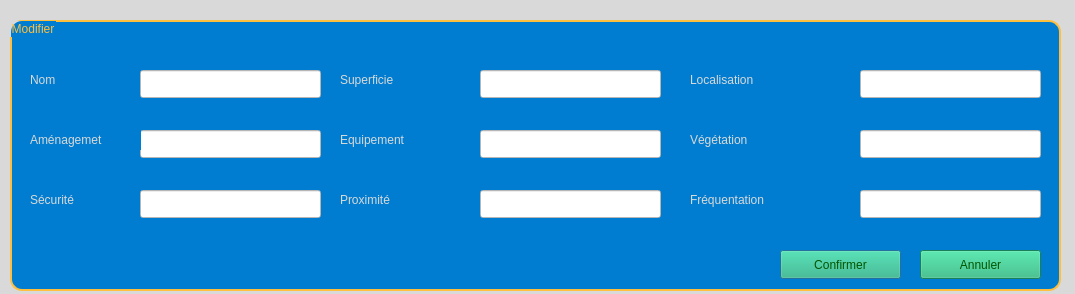
<?xml version="1.0" encoding="UTF-8"?>
<ui version="4.0">
 <class>espace_modifier</class>
 <widget class="QDialog" name="espace_modifier">
  <property name="geometry">
   <rect>
    <x>0</x>
    <y>0</y>
    <width>1075</width>
    <height>294</height>
   </rect>
  </property>
  <property name="windowTitle">
   <string>Dialog</string>
  </property>
  <property name="styleSheet">
   <string notr="true">background-color: rgb(217, 217, 217);</string>
  </property>
  <widget class="QGroupBox" name="groupBox_3">
   <property name="geometry">
    <rect>
     <x>10</x>
     <y>20</y>
     <width>1051</width>
     <height>271</height>
    </rect>
   </property>
   <property name="styleSheet">
    <string notr="true">QGroupBox
{
background-color: rgb(0, 125, 209);
color:  rgb(255, 191, 62);
font: 900 12pt &quot;Franklin Gothic&quot;;
border: 2px solid ;
border-radius: 12px; 
padding: 5px;
border-color: rgb(255, 191, 62);
}</string>
   </property>
   <property name="title">
    <string>Modifier</string>
   </property>
   <widget class="QPushButton" name="modifier">
    <property name="geometry">
     <rect>
      <x>770</x>
      <y>230</y>
      <width>121</width>
      <height>29</height>
     </rect>
    </property>
    <property name="styleSheet">
     <string notr="true">background-color: rgb(36, 179, 122);
font: 900 12pt &quot;Franklin Gothic&quot;;
color: rgb(0, 85, 0);</string>
    </property>
    <property name="text">
     <string>Confirmer</string>
    </property>
   </widget>
   <widget class="QLabel" name="label_8">
    <property name="geometry">
     <rect>
      <x>20</x>
      <y>50</y>
      <width>111</width>
      <height>20</height>
     </rect>
    </property>
    <property name="styleSheet">
     <string notr="true">color: rgb(217, 217, 217);
background-color: rgb(0, 125, 209);
font: 900 12pt &quot;Franklin Gothic&quot;;</string>
    </property>
    <property name="text">
     <string>Nom</string>
    </property>
   </widget>
   <widget class="QLineEdit" name="nom">
    <property name="geometry">
     <rect>
      <x>130</x>
      <y>50</y>
      <width>181</width>
      <height>28</height>
     </rect>
    </property>
    <property name="styleSheet">
     <string notr="true">background-color: rgb(255, 255, 255);
font: 900 9pt &quot;Franklin Gothic&quot;;
color: rgb(0, 0, 0);</string>
    </property>
   </widget>
   <widget class="QPushButton" name="annuler">
    <property name="geometry">
     <rect>
      <x>910</x>
      <y>230</y>
      <width>121</width>
      <height>29</height>
     </rect>
    </property>
    <property name="styleSheet">
     <string notr="true">background-color: rgb(36, 179, 122);
font: 900 12pt &quot;Franklin Gothic&quot;;
color: rgb(0, 85, 0);</string>
    </property>
    <property name="text">
     <string>Annuler</string>
    </property>
   </widget>
   <widget class="QLabel" name="label_9">
    <property name="geometry">
     <rect>
      <x>330</x>
      <y>50</y>
      <width>141</width>
      <height>20</height>
     </rect>
    </property>
    <property name="styleSheet">
     <string notr="true">color: rgb(217, 217, 217);
background-color: rgb(0, 125, 209);
font: 900 12pt &quot;Franklin Gothic&quot;;</string>
    </property>
    <property name="text">
     <string>Superficie</string>
    </property>
   </widget>
   <widget class="QLineEdit" name="sup">
    <property name="geometry">
     <rect>
      <x>470</x>
      <y>50</y>
      <width>181</width>
      <height>28</height>
     </rect>
    </property>
    <property name="styleSheet">
     <string notr="true">background-color: rgb(255, 255, 255);
font: 900 9pt &quot;Franklin Gothic&quot;;
color: rgb(0, 0, 0);</string>
    </property>
   </widget>
   <widget class="QLabel" name="label_10">
    <property name="geometry">
     <rect>
      <x>680</x>
      <y>50</y>
      <width>161</width>
      <height>20</height>
     </rect>
    </property>
    <property name="styleSheet">
     <string notr="true">color: rgb(217, 217, 217);
background-color: rgb(0, 125, 209);
font: 900 12pt &quot;Franklin Gothic&quot;;</string>
    </property>
    <property name="text">
     <string>Localisation</string>
    </property>
   </widget>
   <widget class="QLineEdit" name="local">
    <property name="geometry">
     <rect>
      <x>850</x>
      <y>50</y>
      <width>181</width>
      <height>28</height>
     </rect>
    </property>
    <property name="styleSheet">
     <string notr="true">background-color: rgb(255, 255, 255);
font: 900 9pt &quot;Franklin Gothic&quot;;
color: rgb(0, 0, 0);</string>
    </property>
   </widget>
   <widget class="QLineEdit" name="amen">
    <property name="geometry">
     <rect>
      <x>130</x>
      <y>110</y>
      <width>181</width>
      <height>28</height>
     </rect>
    </property>
    <property name="styleSheet">
     <string notr="true">background-color: rgb(255, 255, 255);
font: 900 9pt &quot;Franklin Gothic&quot;;
color: rgb(0, 0, 0);</string>
    </property>
   </widget>
   <widget class="QLabel" name="label_11">
    <property name="geometry">
     <rect>
      <x>20</x>
      <y>110</y>
      <width>111</width>
      <height>20</height>
     </rect>
    </property>
    <property name="styleSheet">
     <string notr="true">color: rgb(217, 217, 217);
background-color: rgb(0, 125, 209);
font: 900 12pt &quot;Franklin Gothic&quot;;</string>
    </property>
    <property name="text">
     <string>Aménagemet</string>
    </property>
   </widget>
   <widget class="QLabel" name="label_12">
    <property name="geometry">
     <rect>
      <x>330</x>
      <y>110</y>
      <width>111</width>
      <height>20</height>
     </rect>
    </property>
    <property name="styleSheet">
     <string notr="true">color: rgb(217, 217, 217);
background-color: rgb(0, 125, 209);
font: 900 12pt &quot;Franklin Gothic&quot;;</string>
    </property>
    <property name="text">
     <string>Equipement</string>
    </property>
   </widget>
   <widget class="QLabel" name="label_13">
    <property name="geometry">
     <rect>
      <x>680</x>
      <y>110</y>
      <width>121</width>
      <height>20</height>
     </rect>
    </property>
    <property name="styleSheet">
     <string notr="true">color: rgb(217, 217, 217);
background-color: rgb(0, 125, 209);
font: 900 12pt &quot;Franklin Gothic&quot;;</string>
    </property>
    <property name="text">
     <string>Végétation</string>
    </property>
   </widget>
   <widget class="QLabel" name="label_14">
    <property name="geometry">
     <rect>
      <x>20</x>
      <y>170</y>
      <width>111</width>
      <height>20</height>
     </rect>
    </property>
    <property name="styleSheet">
     <string notr="true">color: rgb(217, 217, 217);
background-color: rgb(0, 125, 209);
font: 900 12pt &quot;Franklin Gothic&quot;;</string>
    </property>
    <property name="text">
     <string>Sécurité</string>
    </property>
   </widget>
   <widget class="QLabel" name="label_15">
    <property name="geometry">
     <rect>
      <x>330</x>
      <y>170</y>
      <width>111</width>
      <height>20</height>
     </rect>
    </property>
    <property name="styleSheet">
     <string notr="true">color: rgb(217, 217, 217);
background-color: rgb(0, 125, 209);
font: 900 12pt &quot;Franklin Gothic&quot;;</string>
    </property>
    <property name="text">
     <string>Proximité</string>
    </property>
   </widget>
   <widget class="QLineEdit" name="veg">
    <property name="geometry">
     <rect>
      <x>850</x>
      <y>110</y>
      <width>181</width>
      <height>28</height>
     </rect>
    </property>
    <property name="styleSheet">
     <string notr="true">background-color: rgb(255, 255, 255);
font: 900 9pt &quot;Franklin Gothic&quot;;
color: rgb(0, 0, 0);</string>
    </property>
   </widget>
   <widget class="QLineEdit" name="prox">
    <property name="geometry">
     <rect>
      <x>470</x>
      <y>170</y>
      <width>181</width>
      <height>28</height>
     </rect>
    </property>
    <property name="styleSheet">
     <string notr="true">background-color: rgb(255, 255, 255);
font: 900 9pt &quot;Franklin Gothic&quot;;
color: rgb(0, 0, 0);</string>
    </property>
   </widget>
   <widget class="QLineEdit" name="frequ">
    <property name="geometry">
     <rect>
      <x>850</x>
      <y>170</y>
      <width>181</width>
      <height>28</height>
     </rect>
    </property>
    <property name="styleSheet">
     <string notr="true">background-color: rgb(255, 255, 255);
font: 900 9pt &quot;Franklin Gothic&quot;;
color: rgb(0, 0, 0);</string>
    </property>
   </widget>
   <widget class="QLabel" name="label_16">
    <property name="geometry">
     <rect>
      <x>680</x>
      <y>170</y>
      <width>121</width>
      <height>20</height>
     </rect>
    </property>
    <property name="styleSheet">
     <string notr="true">color: rgb(217, 217, 217);
background-color: rgb(0, 125, 209);
font: 900 12pt &quot;Franklin Gothic&quot;;</string>
    </property>
    <property name="text">
     <string>Fréquentation</string>
    </property>
   </widget>
   <widget class="QLineEdit" name="sec">
    <property name="geometry">
     <rect>
      <x>130</x>
      <y>170</y>
      <width>181</width>
      <height>28</height>
     </rect>
    </property>
    <property name="styleSheet">
     <string notr="true">background-color: rgb(255, 255, 255);
font: 900 9pt &quot;Franklin Gothic&quot;;
color: rgb(0, 0, 0);</string>
    </property>
   </widget>
   <widget class="QLineEdit" name="equip">
    <property name="geometry">
     <rect>
      <x>470</x>
      <y>110</y>
      <width>181</width>
      <height>28</height>
     </rect>
    </property>
    <property name="styleSheet">
     <string notr="true">background-color: rgb(255, 255, 255);
font: 900 9pt &quot;Franklin Gothic&quot;;
color: rgb(0, 0, 0);</string>
    </property>
   </widget>
  </widget>
 </widget>
 <resources/>
 <connections/>
</ui>
